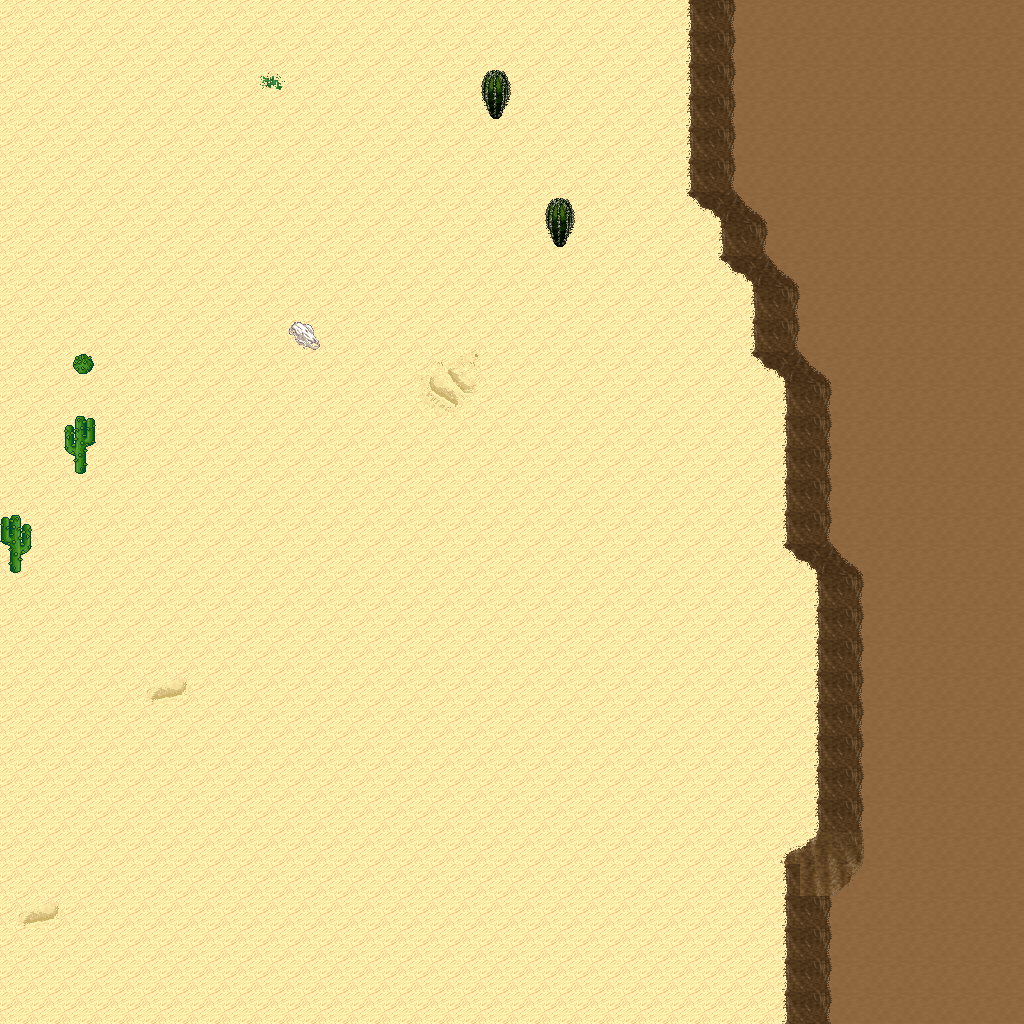

Below is a game level as drawn by its tile map, then a one-line description and the .tmx that defines it (tile-layer data replaced by summaries):
An orthogonal 32x32 tile map with 32x32 px tiles, 5 tile layers (Ground, Objects, Objects2, Above, ...), 1 hidden layer not drawn, 12 tilesets.

<map version="1.10" tiledversion="1.11.0" orientation="orthogonal" renderorder="right-down" width="32" height="32" tilewidth="32" tileheight="32" infinite="0" nextlayerid="11" nextobjectid="1">
 <tileset firstgid="1" name="logic_collision" tilewidth="32" tileheight="32" tilecount="1" columns="1">
  <image source="../drawable/logic_collision.png" width="32" height="32" />
 </tileset>
 <tileset firstgid="2" name="ground_ground" tilewidth="32" tileheight="32" tilecount="33" columns="3">
  <image source="../drawable/ground_ground.png" width="96" height="352" />
 </tileset>
 <tileset firstgid="35" name="ground_ridge_earth_pale" tilewidth="32" tileheight="32" tilecount="96" columns="12">
  <image source="../drawable/ground_ridge_earth_pale.png" width="384" height="256" />
 </tileset>
 <tileset firstgid="131" name="ground_ridge_earth_dark" tilewidth="32" tileheight="32" tilecount="96" columns="12">
  <image source="../drawable/ground_ridge_earth_dark.png" width="384" height="256" />
 </tileset>
 <tileset firstgid="227" name="terrain_desert" tilewidth="32" tileheight="32" tilecount="88" columns="8">
  <image source="../drawable/terrain_desert.png" width="256" height="352" />
 </tileset>
 <tileset firstgid="315" name="ground_sand_2" tilewidth="32" tileheight="32" tilecount="15" columns="5">
  <image source="../drawable/ground_sand_2.png" width="160" height="96" />
 </tileset>
 <tileset firstgid="330" name="plant_tree_evergreen" tilewidth="32" tileheight="32" tilecount="36" columns="3">
  <image source="../drawable/plant_tree_evergreen.png" width="96" height="384" />
 </tileset>
 <tileset firstgid="366" name="plant_cactus_2" tilewidth="32" tileheight="32" tilecount="10" columns="5">
  <image source="../drawable/plant_cactus_2.png" width="160" height="64" />
 </tileset>
 <tileset firstgid="376" name="plant_cactus" tilewidth="32" tileheight="32" tilecount="2" columns="1">
  <image source="../drawable/plant_cactus.png" width="32" height="64" />
 </tileset>
 <tileset firstgid="378" name="plant_bush_various_small" tilewidth="32" tileheight="32" tilecount="9" columns="3">
  <image source="../drawable/plant_bush_various_small.png" width="96" height="96" />
 </tileset>
 <tileset firstgid="387" name="plant_tree_tree_green" tilewidth="32" tileheight="32" tilecount="88" columns="8">
  <image source="../drawable/plant_tree_tree_green.png" width="256" height="352" />
 </tileset>
 <tileset firstgid="475" name="building_fence_fence_chunky" tilewidth="32" tileheight="32" tilecount="21" columns="3">
  <image source="../drawable/building_fence_fence_chunky.png" width="96" height="224" />
 </tileset>
 <layer id="1" name="Ground" width="32" height="32">
  <data>[1024 cells, 1024 non-empty, 10 distinct tile ids]</data>
 </layer>
 <layer id="2" name="Objects" width="32" height="32">
  <data>[1024 cells, 75 non-empty, 14 distinct tile ids]</data>
 </layer>
 <layer id="3" name="Objects2" width="32" height="32">
  <data>[1024 cells, 0 non-empty, 0 distinct tile ids]</data>
 </layer>
 <layer id="4" name="Above" width="32" height="32">
  <data>[1024 cells, 4 non-empty, 3 distinct tile ids]</data>
 </layer>
 <layer id="5" name="Above2" width="32" height="32">
  <data>[1024 cells, 0 non-empty, 0 distinct tile ids]</data>
 </layer>
 <layer id="6" name="Walkable" width="32" height="32" visible="0">
  <data>[1024 cells, 39 non-empty, 1 distinct tile ids]</data>
 </layer>
 <objectgroup id="7" name="Mapevents" />
 <objectgroup id="8" name="Spawn" />
 <objectgroup id="9" name="Keys" />
 <objectgroup id="10" name="Replace" />
</map>
